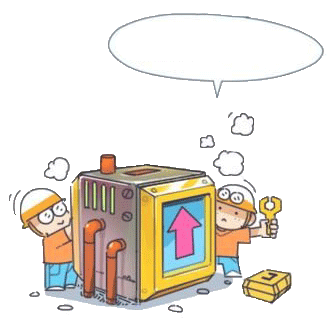
#> input picture .other/templates/dedecms/zishiying/5/templets/default/img/timg.png, 331 x 334 px, given in place of timg.jpg, which was not available
$ python '修改背景色.py'
#> lines starting #> are read from the running program, lines starting #| are printed output that depends on the picture; after the words box and inside, x2 and y2 are one past the last pixel; in counts of white or black regions, pixels touching at a corner belong together; pictures that were not available may be replaced by others from this repository, and a replacement may not be noted
# -*- coding:utf-8 -*-
# @ProjectName: ScrapyMongoDBForSearch
# @Email	  : 276517382@qq.com
# @FileName   : 修改背景色.py
# @DATETime   : 2020/5/18 16:04
# @Author     : 笑看风云

import cv2
import numpy as np

img_path = "C:/Users/Administrator/Desktop/timg.jpg"

img = cv2.imread(img_path)
#> img is the input picture: shape (334, 331, 3); mean B, G, R 220.2, 227.6, 233
# 缩放
rows, cols, channels = img.shape
#> rows = 334; cols = 331; channels = 3
img = cv2.resize(img, None, fx=0.5, fy=0.5)
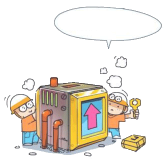
#> img: shape (167, 166, 3); mean B, G, R 220.3, 227.8, 233.1
rows, cols, channels = img.shape
#> rows = 167; cols = 166
cv2.imshow('img', img)

# 转换hsv
hsv = cv2.cvtColor(img, cv2.COLOR_BGR2HSV)
#> hsv: shape (167, 166, 3); mean H, S, V 20.2, 24.6, 236.3
lower_blue = np.array([90, 70, 70])  # 该三个数值可以控制好处理出来的效果和噪点
upper_blue = np.array([110, 255, 255])
mask = cv2.inRange(hsv, lower_blue, upper_blue)
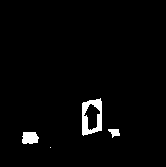
#> mask: shape (167, 166); 2.4% white; 4 white regions (1 under 20 px), largest, box (x1, y1, x2, y2) and area: (82, 98, 102, 136) 424, (22, 132, 39, 144) 174, (108, 129, 120, 138) 68
cv2.imshow('Mask', mask)

# 腐蚀膨胀
erode = cv2.erode(mask, None, iterations=1)
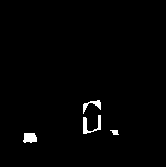
#> erode: shape (167, 166); 1.3% white; 4 white regions, box (x1, y1, x2, y2) and area: (83, 115, 101, 134) 133, (23, 133, 37, 143) 117, (83, 100, 101, 114) 91, (110, 130, 119, 135) 31
cv2.imshow('erode', erode)
dilate = cv2.dilate(erode, None, iterations=1)
#> dilate: shape (167, 166); 2.3% white; 4 white regions, box (x1, y1, x2, y2) and area: (82, 114, 102, 135) 239, (82, 99, 102, 115) 173, (22, 132, 38, 144) 171, (109, 129, 120, 136) 63
cv2.imshow('dilate', dilate)

# 遍历替换
for i in range(rows):
    for j in range(cols):
        if dilate[i, j] == 255:
            img[i, j] = (0, 0, 255)  # 此处替换颜色，为BGR通道
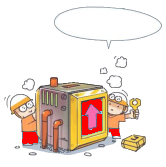
#> img: shape (167, 166, 3); 2.33% of pixels changed, all inside (x1, y1, x2, y2) = (22, 99, 120, 144)
cv2.imshow('res', img)

cv2.waitKey(0)
cv2.destroyAllWindows()
